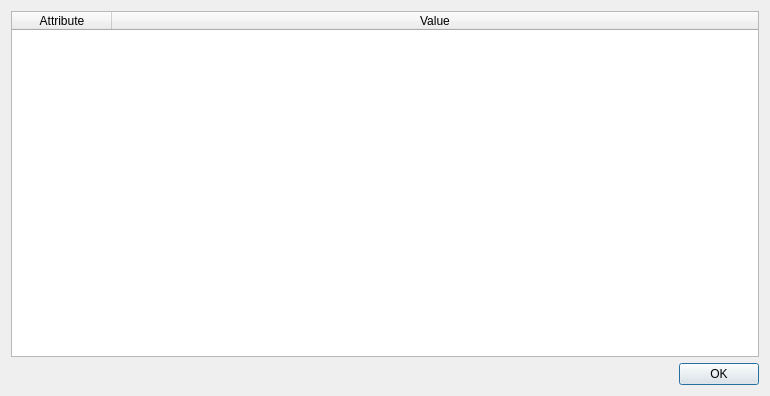
<?xml version="1.0" encoding="UTF-8"?>
<ui version="4.0">
 <class>Dialog</class>
 <widget class="QDialog" name="Dialog">
  <property name="geometry">
   <rect>
    <x>0</x>
    <y>0</y>
    <width>770</width>
    <height>396</height>
   </rect>
  </property>
  <property name="windowTitle">
   <string>Dialog</string>
  </property>
  <layout class="QVBoxLayout" name="verticalLayout">
   <item>
    <widget class="QTableWidget" name="configTable">
     <property name="editTriggers">
      <set>QAbstractItemView::NoEditTriggers</set>
     </property>
     <attribute name="horizontalHeaderCascadingSectionResizes">
      <bool>true</bool>
     </attribute>
     <attribute name="horizontalHeaderShowSortIndicator" stdset="0">
      <bool>false</bool>
     </attribute>
     <attribute name="horizontalHeaderStretchLastSection">
      <bool>true</bool>
     </attribute>
     <attribute name="verticalHeaderVisible">
      <bool>false</bool>
     </attribute>
     <attribute name="verticalHeaderCascadingSectionResizes">
      <bool>false</bool>
     </attribute>
     <attribute name="verticalHeaderStretchLastSection">
      <bool>false</bool>
     </attribute>
     <column>
      <property name="text">
       <string>Attribute</string>
      </property>
     </column>
     <column>
      <property name="text">
       <string>Value</string>
      </property>
     </column>
    </widget>
   </item>
   <item>
    <widget class="QDialogButtonBox" name="buttonBox">
     <property name="orientation">
      <enum>Qt::Horizontal</enum>
     </property>
     <property name="standardButtons">
      <set>QDialogButtonBox::Ok</set>
     </property>
    </widget>
   </item>
  </layout>
 </widget>
 <resources/>
 <connections>
  <connection>
   <sender>buttonBox</sender>
   <signal>accepted()</signal>
   <receiver>Dialog</receiver>
   <slot>accept()</slot>
   <hints>
    <hint type="sourcelabel">
     <x>248</x>
     <y>254</y>
    </hint>
    <hint type="destinationlabel">
     <x>157</x>
     <y>274</y>
    </hint>
   </hints>
  </connection>
  <connection>
   <sender>buttonBox</sender>
   <signal>rejected()</signal>
   <receiver>Dialog</receiver>
   <slot>reject()</slot>
   <hints>
    <hint type="sourcelabel">
     <x>316</x>
     <y>260</y>
    </hint>
    <hint type="destinationlabel">
     <x>286</x>
     <y>274</y>
    </hint>
   </hints>
  </connection>
 </connections>
</ui>
